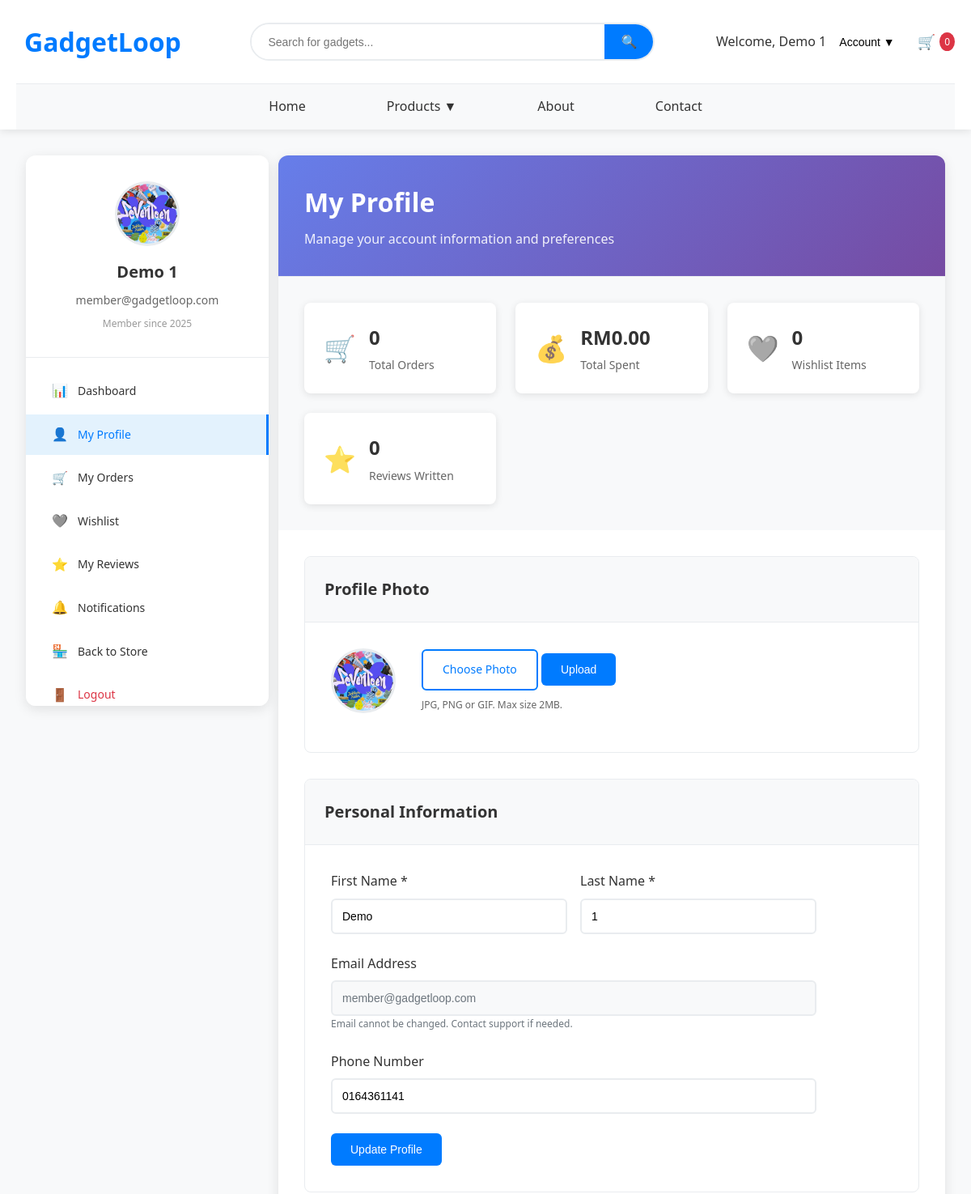
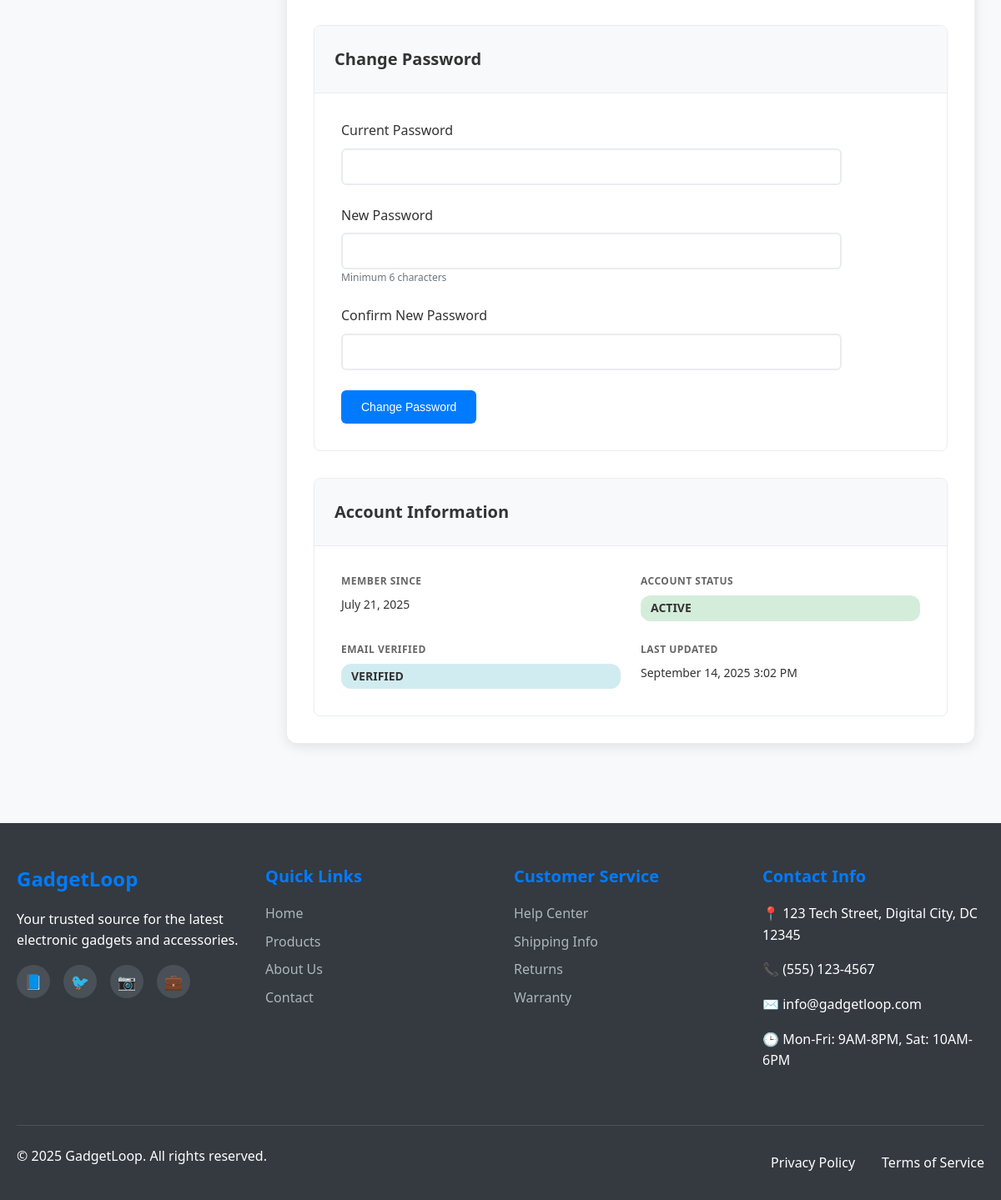
Page /member/profile.php (signed in) on the committed database (2 pictures, top to bottom).
### tables this page shows
CREATE TABLE `users` (
  `id` int(11) NOT NULL AUTO_INCREMENT,
  `first_name` varchar(50) NOT NULL,
  `last_name` varchar(50) NOT NULL,
  `email` varchar(100) NOT NULL,
  `password` varchar(255) NOT NULL,
  `phone` varchar(20) DEFAULT NULL,
  `role` enum('admin','member') DEFAULT 'member',
  `profile_photo` varchar(255) DEFAULT NULL,
  `is_active` tinyint(1) DEFAULT 1,
  `is_verified` tinyint(1) DEFAULT 0,
  `verification_token` varchar(255) DEFAULT NULL,
  `remember_token` varchar(255) DEFAULT NULL,
  `password_reset_token` varchar(255) DEFAULT NULL,
  `password_reset_expires` datetime DEFAULT NULL,
  `created_at` timestamp NOT NULL DEFAULT current_timestamp(),
  `updated_at` timestamp NOT NULL DEFAULT current_timestamp() ON UPDATE current_timestamp(),
  PRIMARY KEY (`id`),
  UNIQUE KEY `email` (`email`)
);

### includes/functions.php (called while the page is built, shortened)
<?php
function getUserById($pdo, $user_id) {
    $stmt = $pdo->prepare("SELECT * FROM users WHERE id = ?");
    $stmt->execute([$user_id]);
    return $stmt->fetch();
}
?>

### member/profile.php (the view, shortened to what this page needs)
<?php
require_once '../includes/config.php';
require_once '../includes/functions.php';
$user_id = $_SESSION['user_id'];
$stmt = $pdo->prepare("SELECT COUNT(*) FROM orders WHERE user_id = ?");
$stmt->execute([$user_id]);
$total_orders = $stmt->fetchColumn();
$stmt = $pdo->prepare("SELECT SUM(total_amount) FROM orders WHERE user_id = ? AND payment_status = 'paid'");
$stmt->execute([$user_id]);
$total_spent = $stmt->fetchColumn() ?: 0;
$stmt = $pdo->prepare("SELECT COUNT(*) FROM reviews WHERE user_id = ?");
$stmt->execute([$user_id]);
$reviews_count = $stmt->fetchColumn();
?>
<!DOCTYPE html>
<html lang="en">
<head>
    <link rel="stylesheet" href="../css/style.css">
    <link rel="stylesheet" href="../css/member.css">
</head>
<body data-page="profile" class="logged-in">
    <?php
        include '../includes/header.php';
    ?>
    <main>
            <div class="member-layout">
                <?php include 'includes/member-sidebar.php'; ?>
                <div class="member-content">
                    <div class="page-header">
                        <h1>My Profile</h1>
                        <p>Manage your account information and preferences</p>
                    </div>
                    <div class="profile-stats">
                        <div class="stat-card">
                            <div class="stat-icon">🛒</div>
                            <div class="stat-info">
                                <h3><?php echo $total_orders; ?></h3>
                                <p>Total Orders</p>
                            </div>
                        </div>
                        <div class="stat-card">
                            <div class="stat-icon">💰</div>
                            <div class="stat-info">
                                <h3>RM<?php echo number_format($total_spent, 2); ?></h3>
                                <p>Total Spent</p>
                            </div>
                        </div>
                        <div class="stat-card">
                            <div class="stat-icon">🩶</div>
                            <div class="stat-info">
                                <h3><?php echo $wishlist_count; ?></h3>
                                <p>Wishlist Items</p>
                            </div>
                        </div>
                        <div class="stat-card">
                            <div class="stat-icon">⭐</div>
                            <div class="stat-info">
                                <h3><?php echo $reviews_count; ?></h3>
                                <p>Reviews Written</p>
                            </div>
                        </div>
                    </div>
                    <div class="profile-sections">
                        <div class="profile-section">
                            <div class="section-header">
                                <h3>Profile Photo</h3>
                            </div>
                            <div class="section-content">
                                <div class="photo-upload-area">
                                    <div class="current-photo">
                                       <?php if ($user['profile_photo']): ?>
                <img src="../uploads/profiles/<?php echo htmlspecialchars($user['profile_photo']); ?>"
                     alt="Profile Photo">
            <?php else: ?>
                <div class="default-avatar">
                    <?php echo strtoupper(substr($user['first_name'], 0, 1) . substr($user['last_name'], 0, 1)); ?>
                </div>
            <?php endif; ?>
                                    </div>
                                    <form method="POST" enctype="multipart/form-data" class="photo-upload-form">
                                        <label for="photo-input" class="btn btn-outline">Choose Photo</label>
                                        <button type="submit" name="upload_photo" class="btn btn-primary">Upload</button>
                                        <p class="upload-info">JPG, PNG or GIF. Max size 2MB.</p>
                                    </form>
                                </div>
                            </div>
                        </div>
                        <div class="profile-section">
                            <div class="section-header">
                                <h3>Personal Information</h3>
                            </div>
                            <div class="section-content">
                                <form method="POST" class="profile-form">
                                    <div class="form-row">
                                        <div class="form-group">
                                            <label for="first_name">First Name *</label>
                                            <input type="text" id="first_name" name="first_name" class="form-control"
                                                   value="<?php echo htmlspecialchars($user['first_name']); ?>" required>
                                        </div>
                                        <div class="form-group">
                                            <label for="last_name">Last Name *</label>
                                            <input type="text" id="last_name" name="last_name" class="form-control"
                                                   value="<?php echo htmlspecialchars($user['last_name']); ?>" required>
                                        </div>
                                    </div>
                                    <div class="form-group">
                                        <label for="email">Email Address</label>
                                        <input type="email" id="email" class="form-control"
                                               value="<?php echo htmlspecialchars($user['email']); ?>" disabled>
                                        <small class="form-text">Email cannot be changed. Contact support if needed.</small>
                                    </div>
                                    <div class="form-group">
                                        <label for="phone">Phone Number</label>
                                        <input type="tel" id="phone" name="phone" class="form-control"
                                               value="<?php echo htmlspecialchars($user['phone'] ?? ''); ?>">
                                    </div>
                                    <button type="submit" name="update_profile" class="btn btn-primary">Update Profile</button>
                                </form>
                            </div>
                        </div>
                        <div class="profile-section">
                            <div class="section-header">
                                <h3>Change Password</h3>
                            </div>
                            <div class="section-content">
                                <form method="POST" class="password-form">
                                    <div class="form-group">
                                        <label for="current_password">Current Password</label>
                                        <input type="password" id="current_password" name="current_password" class="form-control" required>
                                    </div>
                                    <div class="form-group">
                                        <label for="new_password">New Password</label>
                                        <input type="password" id="new_password" name="new_password" class="form-control" required>
                                        <small class="form-text">Minimum 6 characters</small>
                                    </div>
                                    <div class="form-group">
                                        <label for="confirm_password">Confirm New Password</label>
                                        <input type="password" id="confirm_password" name="confirm_password" class="form-control" required>
                                    </div>
                                    <button type="submit" name="change_password" class="btn btn-primary">Change Password</button>
                                </form>
                            </div>
                        </div>
                        <div class="profile-section">
                            <div class="section-header">
                                <h3>Account Information</h3>
                            </div>
                            <div class="section-content">
                                <div class="account-info">
                                    <div class="info-item">
                                        <label>Member Since</label>
                                        <span><?php echo date('F j, Y', strtotime($user['created_at'])); ?></span>
                                    </div>
                                    <div class="info-item">
                                        <label>Account Status</label>
                                        <span class="status-badge <?php echo $user['is_active'] ? 'status-active' : 'status-inactive'; ?>">
                                            <?php echo $user['is_active'] ? 'Active' : 'Inactive'; ?>
                                        </span>
                                    </div>
                                    <div class="info-item">
                                        <label>Email Verified</label>
                                        <span class="status-badge <?php echo $user['is_verified'] ? 'status-verified' : 'status-unverified'; ?>">
                                            <?php echo $user['is_verified'] ? 'Verified' : 'Unverified'; ?>
                                        </span>
                                    </div>
                                    <div class="info-item">
                                        <label>Last Updated</label>
                                        <span><?php echo date('F j, Y g:i A', strtotime($user['updated_at'])); ?></span>
                                    </div>
                                </div>
                            </div>
                        </div>
                    </div>
                </div>
            </div>
    </main>
    <?php include '../includes/footer.php'; ?>
</body>
</html>

### member/includes/member-sidebar.php (shortened to what this page needs)
<?php
$user_id = $_SESSION['user_id'];
$user = getUserById($pdo, $user_id);
?>
<aside class="member-sidebar">
    <div class="member-profile-card">
        <div class="profile-avatar">
            <?php if ($user['profile_photo']): ?>
                <img src="uploads/profiles/<?php echo htmlspecialchars($user['profile_photo']); ?>"
                     alt="Profile Photo">
            <?php else: ?>
                <div class="default-avatar">
                    <?php echo strtoupper(substr($user['first_name'], 0, 1) . substr($user['last_name'], 0, 1)); ?>
                </div>
            <?php endif; ?>
        </div>
        <div class="profile-info">
            <h3><?php echo htmlspecialchars($user['first_name'] . ' ' . $user['last_name']); ?></h3>
            <p><?php echo htmlspecialchars($user['email']); ?></p>
            <span class="member-since">Member since <?php echo date('Y', strtotime($user['created_at'])); ?></span>
        </div>
    </div>
    <nav class="member-nav">
        <ul class="nav-menu">
            <li class="nav-item <?php echo basename($_SERVER['PHP_SELF']) === 'dashboard.php' ? 'active' : ''; ?>">
                <a href="/GadjetLoop/member/dashboard.php">
                    <span class="nav-icon">📊</span>
                    <span class="nav-text">Dashboard</span>
                </a>
            </li>
            <li class="nav-item <?php echo basename($_SERVER['PHP_SELF']) === 'profile.php' ? 'active' : ''; ?>">
                <a href="/GadjetLoop/member/profile.php">
                    <span class="nav-icon">👤</span>
                    <span class="nav-text">My Profile</span>
                </a>
            </li>
            <li class="nav-item <?php echo basename($_SERVER['PHP_SELF']) === 'orders.php' ? 'active' : ''; ?>">
                <a href="orders.php">
                    <span class="nav-icon">🛒</span>
                    <span class="nav-text">My Orders</span>
                </a>
            </li>
            <li class="nav-item <?php echo basename($_SERVER['PHP_SELF']) === 'wishlist.php' ? 'active' : ''; ?>">
                <a href="/GadjetLoop/member/wishlist.php">
                    <span class="nav-icon">🩶</span>
                    <span class="nav-text">Wishlist</span>
                    <?php
                    $stmt = $pdo->prepare("SELECT COUNT(*) FROM wishlist WHERE user_id = ?");
                    $stmt->execute([$user_id]);
                    $wishlist_count = $stmt->fetchColumn();
                    ?>
                </a>
            </li>
            <li class="nav-item <?php echo basename($_SERVER['PHP_SELF']) === 'reviews.php' ? 'active' : ''; ?>">
                <a href="/GadjetLoop/member/reviews.php">
                    <span class="nav-icon">⭐</span>
                    <span class="nav-text">My Reviews</span>
                </a>
            </li>
           <li class="nav-item <?php echo basename($_SERVER['PHP_SELF']) === 'notifications.php' ? 'active' : ''; ?>">
                <a href="/GadjetLoop/member/notification.php">
                    <span class="nav-icon">🔔</span>
                    <span class="nav-text">Notifications</span>
                </a>
            </li>
            <li class="nav-item">
                <a href="/GadjetLoop/index.php">
                    <span class="nav-icon">🏪</span>
                    <span class="nav-text"> Back to Store</span>
                </a>
            </li>
            <li class="nav-item">
                <a href="/GadjetLoop/logout.php" class="logout-link">
                    <span class="nav-icon">🚪</span>
                    <span class="nav-text">Logout</span>
                </a>
            </li>
        </ul>
    </nav>
</aside>

### css/style.css (style rules this page uses)
* { margin: 0; padding: 0; box-sizing: border-box; }
body { font-family: 'Segoe UI', Tahoma, Geneva, Verdana, sans-serif; line-height: 1.6; color: #333; background-color: #f8f9fa; }
h1, h2, h3, h4, h5, h6 { margin-bottom: 1rem; font-weight: 600; }
h1 { font-size: 2.5rem; }
h3 { font-size: 1.5rem; }
p { margin-bottom: 1rem; }
.btn { display: inline-block; padding: 12px 24px; border: none; border-radius: 6px; text-decoration: none; font-size: 14px; font-weight: 500; cursor: pointer; transition: all 0.3s ease; text-align: center; }
.btn-primary, .btn-primary:visited, .btn-primary:focus, .btn-primary:active { background-color: #007bff; color: white; }
.btn-outline { background-color: transparent; color: #007bff; border: 2px solid #007bff; }
.nav-menu { display: flex; justify-content: center; list-style: none; margin: 0; padding: 0; }
.nav-menu li { position: relative; }
.nav-menu a { display: block; padding: 15px 50px; text-decoration: none; color: #333; font-weight: 500; transition: background-color 0.3s ease; }
.form-group { margin-bottom: 1.5rem; }
.form-group label { display: block; margin-bottom: 0.5rem; font-weight: 500; color: #333; }
.form-control { width: 100%; padding: 12px; border: 2px solid #e9ecef; border-radius: 6px; font-size: 14px; transition: border-color 0.3s ease; }

### rows in the picture
users: profile_photo (picture), first_name+last_name "Demo 1", email "member@gadgetloop.com", created_at "2025", first_name "Demo", last_name "1", phone "0164361141", created_at "July 21, 2025", updated_at "September 14, 2025 3:02 PM"

### other values in the picture
$_SESSION['user_name'] "Demo 1"
$cartCount "0"
$total_orders "0"
$total_spent "0.00"
$wishlist_count "0"
$reviews_count "0"
